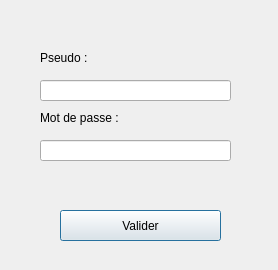
<?xml version="1.0" encoding="UTF-8"?>
<ui version="4.0">
 <class>DialogClass</class>
 <widget class="QDialog" name="DialogClass">
  <property name="geometry">
   <rect>
    <x>0</x>
    <y>0</y>
    <width>278</width>
    <height>270</height>
   </rect>
  </property>
  <property name="windowTitle">
   <string>Dialog</string>
  </property>
  <widget class="QPushButton" name="pushButton">
   <property name="geometry">
    <rect>
     <x>60</x>
     <y>210</y>
     <width>161</width>
     <height>31</height>
    </rect>
   </property>
   <property name="text">
    <string>Valider</string>
   </property>
  </widget>
  <widget class="QLabel" name="label_login">
   <property name="geometry">
    <rect>
     <x>40</x>
     <y>50</y>
     <width>49</width>
     <height>16</height>
    </rect>
   </property>
   <property name="text">
    <string>Pseudo :</string>
   </property>
  </widget>
  <widget class="QLabel" name="label_password">
   <property name="geometry">
    <rect>
     <x>40</x>
     <y>110</y>
     <width>91</width>
     <height>16</height>
    </rect>
   </property>
   <property name="text">
    <string>Mot de passe : </string>
   </property>
  </widget>
  <widget class="QLineEdit" name="lineEdit_login">
   <property name="geometry">
    <rect>
     <x>40</x>
     <y>80</y>
     <width>191</width>
     <height>21</height>
    </rect>
   </property>
  </widget>
  <widget class="QLineEdit" name="lineEdit_password">
   <property name="geometry">
    <rect>
     <x>40</x>
     <y>140</y>
     <width>191</width>
     <height>21</height>
    </rect>
   </property>
   <property name="text">
    <string/>
   </property>
   <property name="echoMode">
    <enum>QLineEdit::Password</enum>
   </property>
  </widget>
 </widget>
 <resources/>
 <connections/>
</ui>
